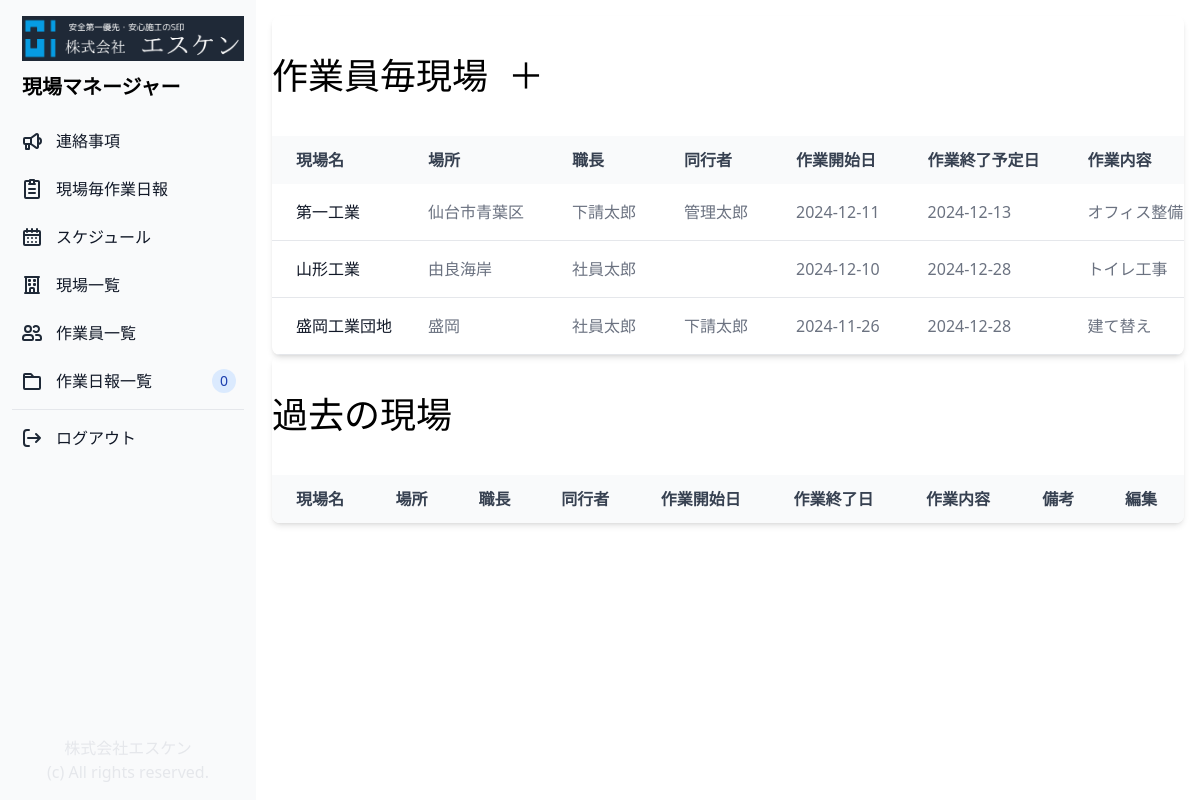
Page /profile_genba/ (signed in) on the earlier database version.
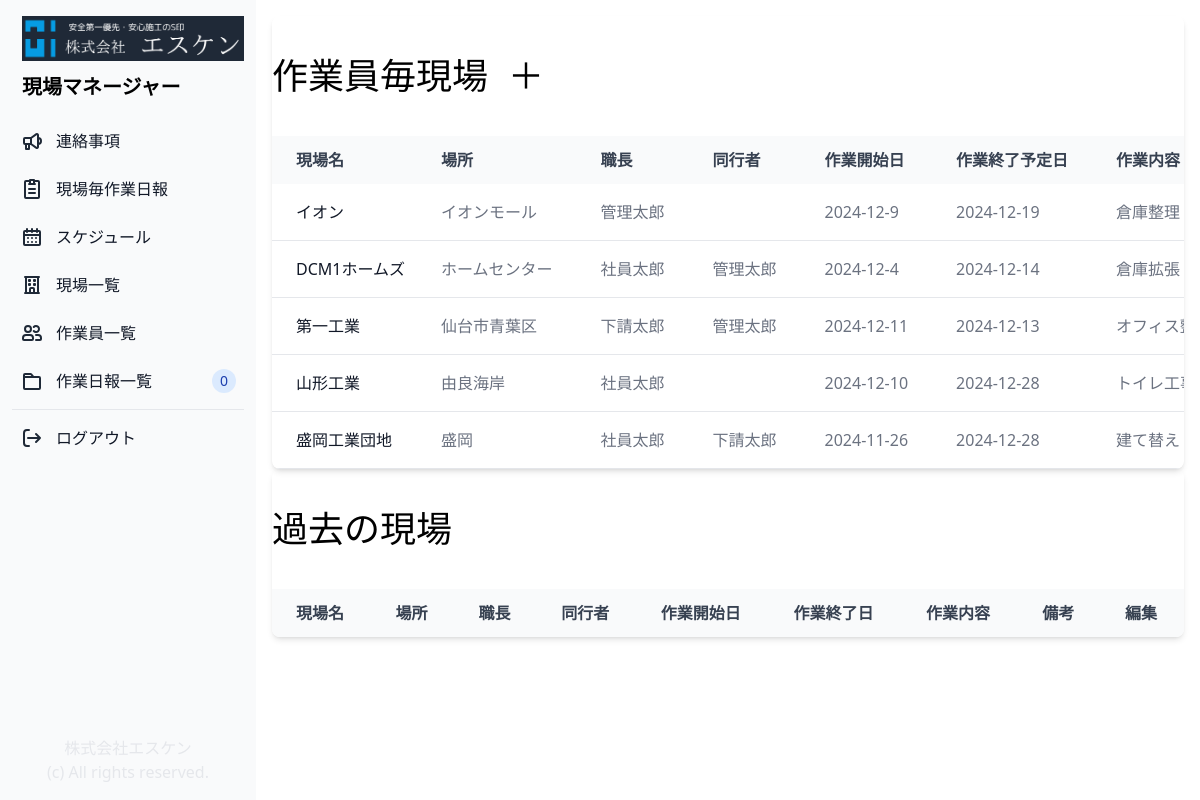
Same page on the later database version.
### genba/models.py (models this page shows, shortened)
class Genba(models.Model):
    COLORS = (
        ('#808080', '灰色'),
        ('#ff6961', '赤色'),
        ('#ffb480', '橙色'),
        ('#f8f38d', '黄色'),
        ('#42d6a4', '緑色'),
        ('#08cad1', '水色'),
        ('#59adf6', '青色'),
        ('#9d94ff', '紫色'),
        ('#c780e8', '桃色'),
    )
    head_person = models.ForeignKey(Profile, related_name="head_person", on_delete=models.CASCADE, null=True)
    attendees = models.ManyToManyField(Profile, related_name="attendees", blank=True)
    name = models.CharField("Genba", max_length=255)
    client = models.CharField("Client", max_length=255)
    address = models.CharField("Address", max_length=255)
    color = models.CharField(max_length=30, choices=COLORS)
    job_description = models.CharField("Job description", max_length=255, blank=True, null=True)
    note = models.CharField("Note", max_length=255, blank=True, null=True)
    start_date = models.DateTimeField("Start date")
    end_date = models.DateTimeField("End date")
    finished = models.BooleanField(default=False)
    date_created = models.DateTimeField(auto_now_add=True)
    @property
    def Is_past(self):
        today = date.today()
        if self.end_date.date() < today:
            text = "Past"
        else:
            text = "Future"
        return text

class Profile(models.Model):
    CONTRACT_TYPES = (
        ('下請け', '下請け'),
        ('正社員', '正社員'),
        ('管理', '管理'),
    )
    contract_type = models.CharField(max_length=50, choices=CONTRACT_TYPES, default='正社員')
    user = models.OneToOneField(User, on_delete=models.CASCADE)
    fullname = models.CharField(max_length=20, blank=True)
    phone = models.CharField(max_length=20, blank=True)
    note = models.CharField(max_length=500, blank=True)
    is_active = models.BooleanField(default=True)
    date_created = models.DateTimeField(auto_now_add=True)
    updated_at = models.DateTimeField(auto_now=True)
    def __str__(self):
        return f"{self.fullname}"

### genba/views.py (the view)
# urls.py: path('profile_genba/', views.profile_genba, name="profile_genba"),
@login_required(login_url='/login_user/')
def profile_genba(request):
    if request.user.is_authenticated:
        profiles = Profile.objects.all()
        genba_list = Genba.objects.all().order_by('-date_created')
        genbas = []
        if request.user.profile.contract_type == '下請け':
            for genba in genba_list:
                if genba.head_person == request.user.profile or request.user.profile in genba.attendees.all():
                    genbas.append(genba)
        else:
            genbas = genba_list
    return render(request, "profile_genba.html", {"genbas": genbas})

### genba/templates/profile_genba.html (shortened to what the changed rows need)
{% extends "base.html" %}
{% block content %}
<div class="p-4 sm:ml-64">
    <div class="relative overflow-x-auto shadow-md sm:rounded-lg">
        <div class="px-auto">
            <h1 class="text-4xl py-10">作業員毎現場<a class="pl-5" href="{% url 'add_genba' %}">＋</a>
            </h1>
        </div>
        <table class="w-full text-normal text-left rtl:text-right text-gray-500 dark:text-gray-400">
            <thead
                class="text-normal text-gray-700 uppercase bg-gray-50 whitespace-nowrap dark:bg-gray-700 dark:text-gray-400">
                <tr>
                    <th scope="col" class="px-6 py-3">
                        現場名
                    </th>
                    <th scope="col" class="px-6 py-3">
                        場所
                    </th>
                    <th scope="col" class="px-6 py-3">
                        職長
                    </th>
                    <th scope="col" class="px-6 py-3">
                        同行者
                    </th>
                    <th scope="col" class="px-6 py-3">
                        作業開始日
                    </th>
                    <th scope="col" class="px-6 py-3">
                        作業終了予定日
                    </th>
                    <th scope="col" class="px-6 py-3">
                        作業内容
                    </th>
                </tr>
            </thead>
            <tbody>
                {% if genbas %}
                {% for genba in genbas %}
                {% if genba.finished == False or genba.Is_past == "Future" %}
                <tr class="border-b">
                    <th scope="row" class="pl-6 pr-3 py-4 font-medium whitespace-nowrap text-gray-900">
                        <a href="{% url 'genba_details' genba.id %}">
                            {{ genba.name }}
                        </a>
                    </th>
                    <td class="px-6 py-4 whitespace-nowrap">
                        {{ genba.address }}
                    </td>
                    <td class="px-6 py-4 whitespace-nowrap">
                        {{ genba.head_person }}
                    </td>
                    <td class="px-6 py-4 whitespace-nowrap">
                        {% for a in genba.attendees.all %}
                        {{ a }}
                        {% endfor %}
                    </td>
                    <td class="px-6 py-4 whitespace-nowrap">
                        {{ genba.start_date | date:"Y-m-j" }}
                    </td>
                    <td class="px-6 py-4 whitespace-nowrap">
                        {{ genba.end_date | date:"Y-m-j" }}
                    </td>
                    <td class="px-6 py-4 whitespace-nowrap">
                        {{ genba.job_description }}
                    </td>
                </tr>
                {% endif %}
                {% endfor %}
                {% endif %}
            </tbody>
        </table>
    </div>
    <div class="relative overflow-x-auto shadow-md sm:rounded-lg">
        <div class="px-auto">
            <h1 class="text-4xl py-10">過去の現場</h1>
        </div>
        <table class="w-full text-normal text-left rtl:text-right text-gray-500 dark:text-gray-400">
            <thead
                class="text-normal text-gray-700 uppercase bg-gray-50 whitespace-nowrap dark:bg-gray-700 dark:text-gray-400">
                <tr>
                    <th scope="col" class="px-6 py-3">
                        現場名
                    </th>
                    <th scope="col" class="px-6 py-3">
                        場所
                    </th>
                    <th scope="col" class="px-6 py-3">
                        職長
                    </th>
                    <th scope="col" class="px-6 py-3">
                        同行者
                    </th>
                    <th scope="col" class="px-6 py-3">
                        作業開始日
                    </th>
                    <th scope="col" class="px-6 py-3">
                        作業終了日
                    </th>
                    <th scope="col" class="px-6 py-3">
                        作業内容
                    </th>
                    <th scope="col" class="px-6 py-3">
                        備考
                    </th>
                    <th scope="col" class="px-6 py-3">
                        編集
                    </th>
                </tr>
            </thead>
        </table>
    </div>
</div>
{% endblock content %}

Differences in the rows shown:
added Genba: name "イオン", address "イオンモール", head_person "管理太郎", start_date "2024-12-9", end_date "2024-12-19", job_description "倉庫整理"
added Genba: name "DCM1ホームズ", address "ホームセンター", head_person "社員太郎", start_date "2024-12-4", end_date "2024-12-14", job_description "倉庫拡張", Profile (fullname "管理太郎")
